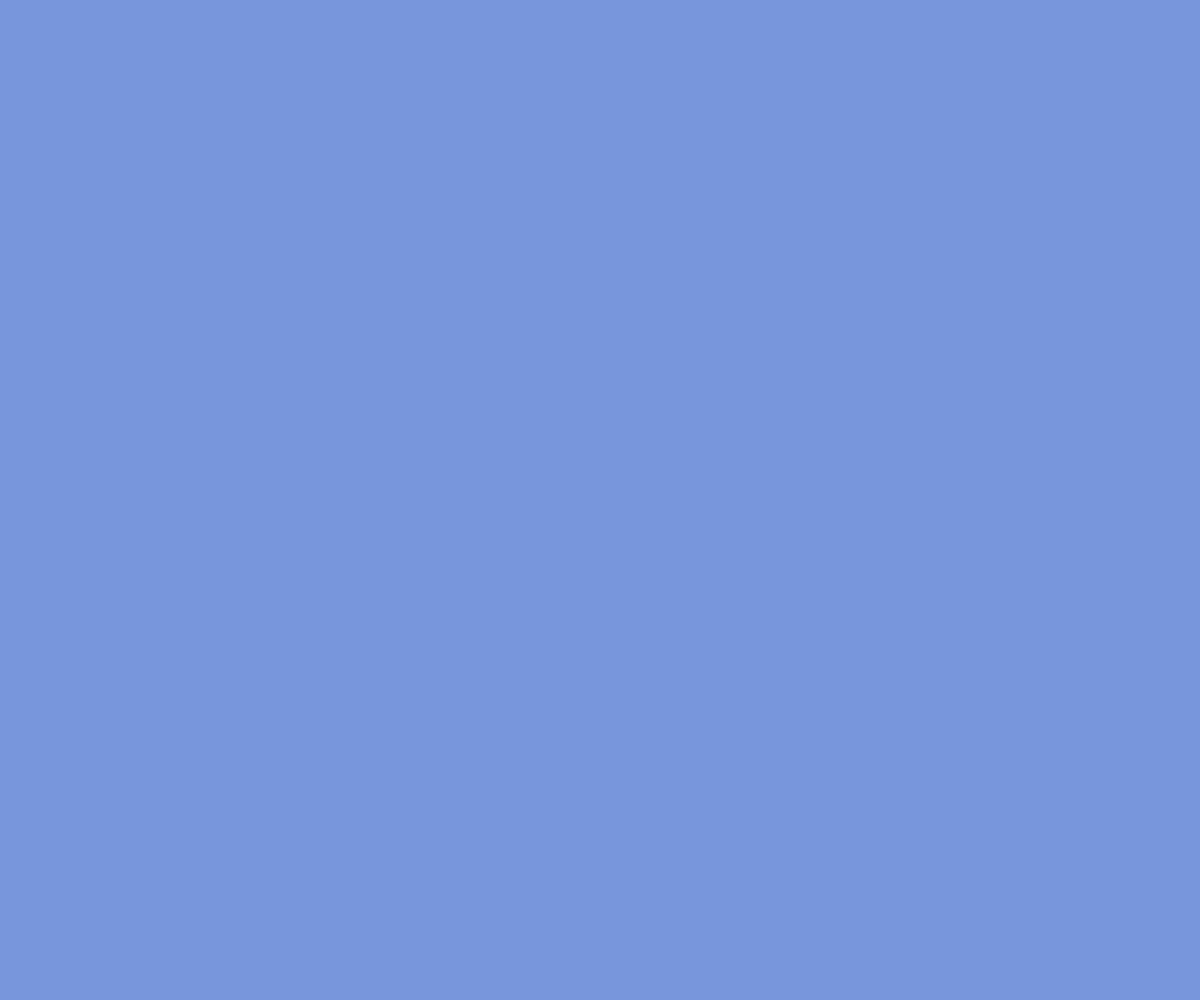
Frame 1 (no input)
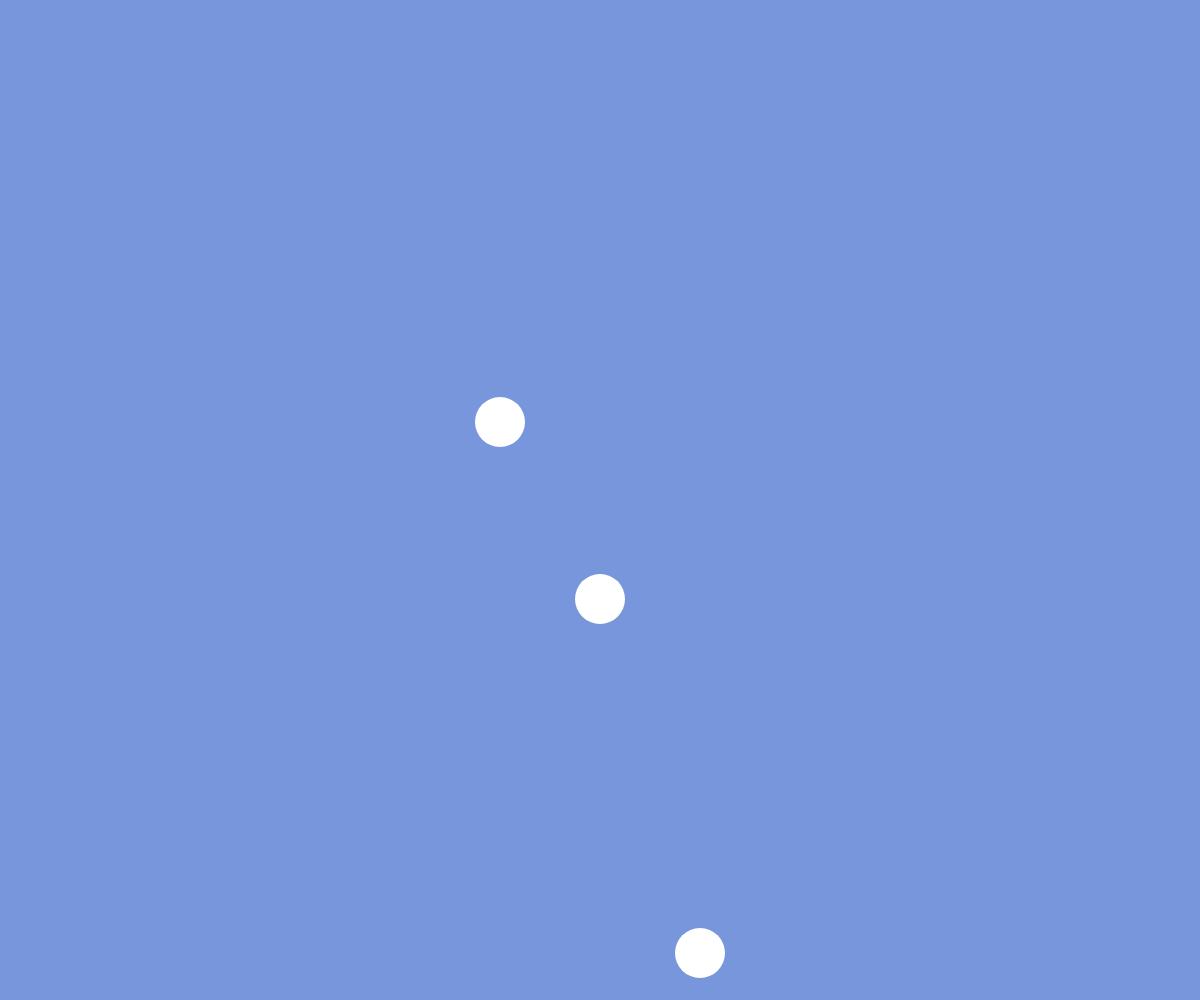
Frame 60 (no input)
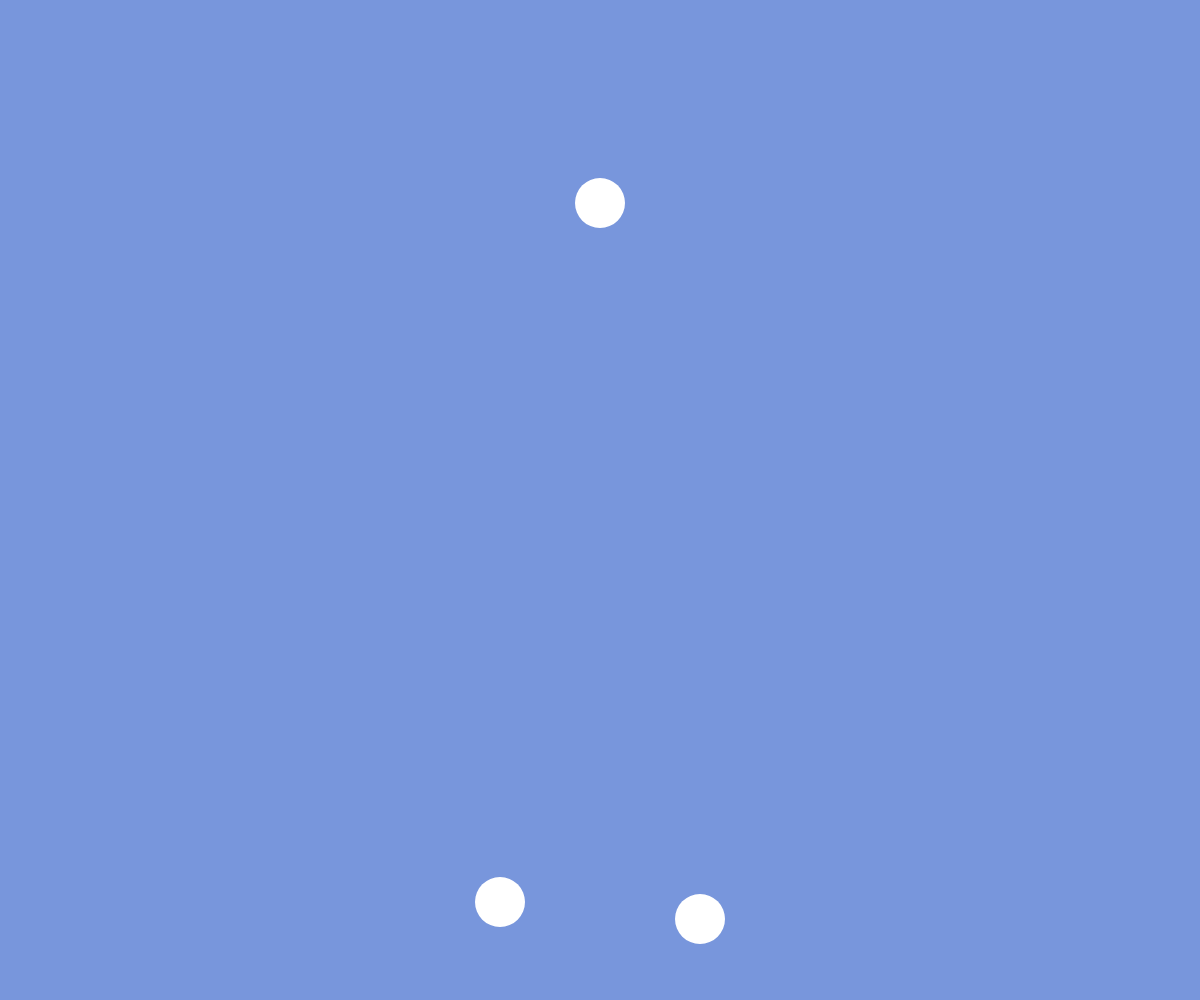
Frame 120 (the mouse pressed at the canvas centre since frame 60)

The p5.js sketch that drew these frames (run headless with seeded random() and noise() and a simulated clock; from frame 60 on, the mouse is pressed at the canvas centre):

// p5.js sketch
// ── sketch.js
// TODO: add more circles using lists

let ypos0;
let ypos1;
let ypos2;

let ypos = [-50,-50,-50];

function setup() {
  createCanvas(windowWidth, windowHeight);
  noStroke();

  ypos0 = -50;
  ypos1 = -50;
  ypos2 = -50;
}

function draw() {
  background(120, 150, 220);
  ellipse(width / 2 - 100, ypos0, 50);
  ellipse(width / 2, ypos1, 50);
  ellipse(width / 2 + 100, ypos2, 50);

  ypos0 += 8;
  ypos1 += 11;
  ypos2 += 17;

  if (ypos0 > height) {
    ypos0 = -50;
  }

  if (ypos1 > height) {
    ypos1 = -50;
  }

  if (ypos2 > height) {
    ypos2 = -50;
  }









}
